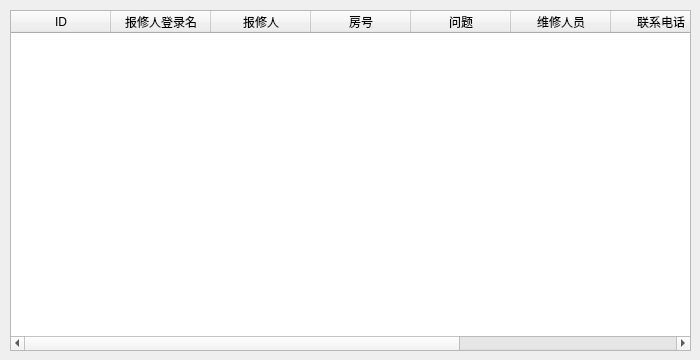
<?xml version="1.0" encoding="UTF-8"?>
<ui version="4.0">
 <class>RepairScheduleDialog</class>
 <widget class="QDialog" name="RepairScheduleDialog">
  <property name="geometry">
   <rect>
    <x>0</x>
    <y>0</y>
    <width>700</width>
    <height>360</height>
   </rect>
  </property>
  <property name="windowTitle">
   <string>维修查询</string>
  </property>
  <widget class="QTableWidget" name="tableRepair">
   <property name="geometry">
    <rect>
     <x>10</x>
     <y>10</y>
     <width>681</width>
     <height>341</height>
    </rect>
   </property>
   <column>
    <property name="text">
     <string>ID</string>
    </property>
   </column>
   <column>
    <property name="text">
     <string>报修人登录名</string>
    </property>
   </column>
   <column>
    <property name="text">
     <string>报修人</string>
    </property>
   </column>
   <column>
    <property name="text">
     <string>房号</string>
    </property>
   </column>
   <column>
    <property name="text">
     <string>问题</string>
    </property>
   </column>
   <column>
    <property name="text">
     <string>维修人员</string>
    </property>
   </column>
   <column>
    <property name="text">
     <string>联系电话</string>
    </property>
   </column>
   <column>
    <property name="text">
     <string>状态</string>
    </property>
   </column>
   <column>
    <property name="text">
     <string>已评价</string>
    </property>
   </column>
  </widget>
 </widget>
 <resources/>
 <connections/>
</ui>
